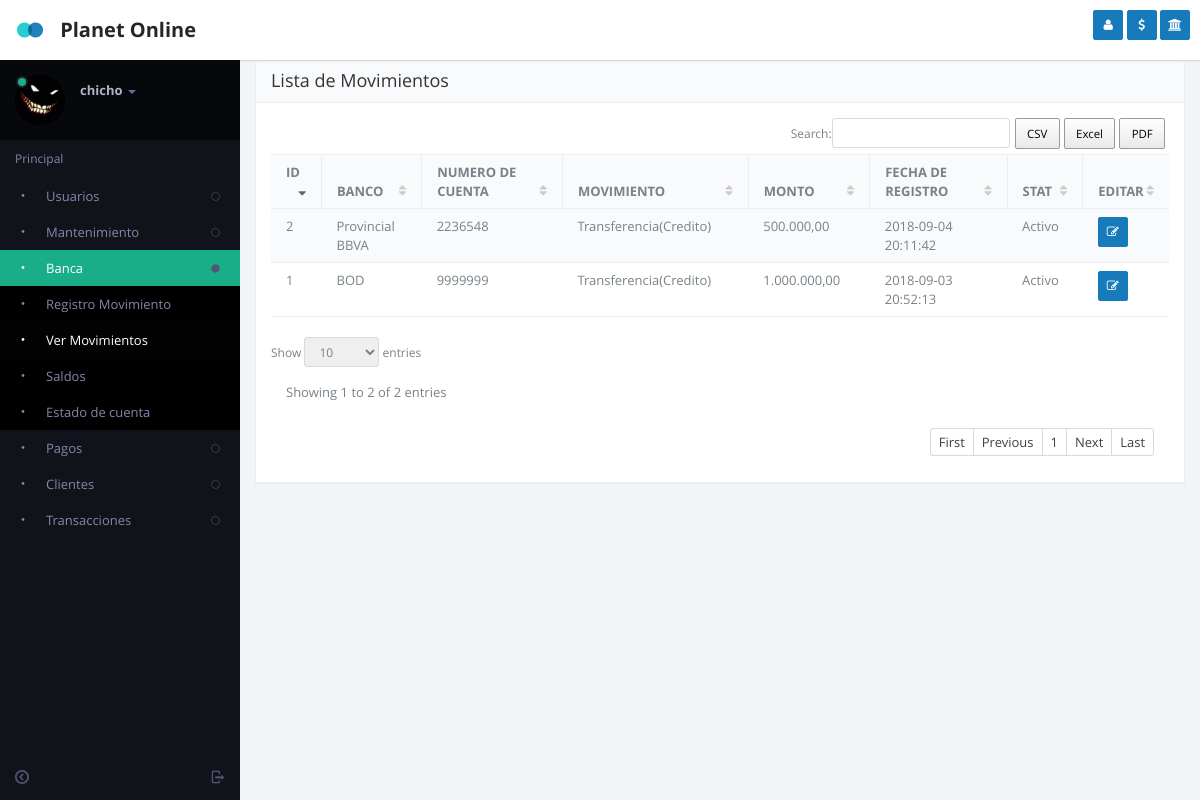
The page /mov_view.php (signed in) on the database as committed earlier.
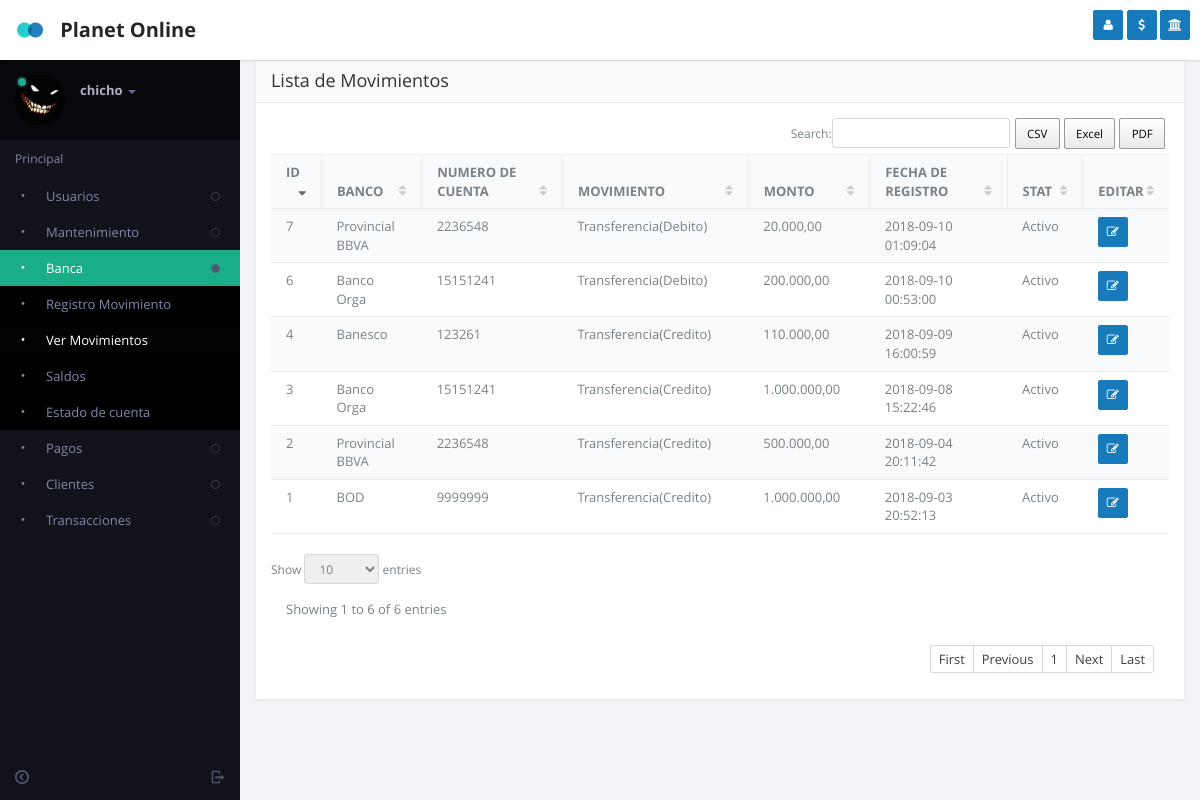
The same page on the database as committed later.
### tables this page shows
CREATE TABLE `users` (
  `id` int(11) NOT NULL,
  `user` varchar(50) NOT NULL,
  `name` varchar(50) NOT NULL,
  `last_name` varchar(50) NOT NULL,
  `id_roll_user` int(11) NOT NULL,
  `password` varchar(50) NOT NULL,
  `image` varchar(250) NOT NULL,
  `stat` int(11) NOT NULL,
  `location` int(11) NOT NULL,
  `create_date` datetime NOT NULL DEFAULT CURRENT_TIMESTAMP,
  `email` varchar(100) NOT NULL,
  `id_user_reg` int(11) NOT NULL,
  `credit` decimal(11,2) NOT NULL,
  `referred` int(11) NOT NULL
);

CREATE TABLE `mov_bank` (
  `id` int(11) NOT NULL,
  `id_bank` int(3) NOT NULL,
  `id_acount` int(4) NOT NULL,
  `type_mov` int(2) NOT NULL,
  `amount` decimal(11,2) NOT NULL,
  `descriptions` varchar(250) NOT NULL,
  `image` varchar(50) NOT NULL,
  `stat` int(2) NOT NULL,
  `id_user_reg` int(4) NOT NULL,
  `data_time` datetime NOT NULL,
  `amount_sales` decimal(11,2) NOT NULL,
  `price_for_dollar` decimal(11,2) NOT NULL,
  `price_sales` decimal(11,2) NOT NULL,
  `id_transaction` int(6) NOT NULL,
  `id_transaction_child` int(8) NOT NULL,
  `id_user` int(4) NOT NULL,
  `id_customer` int(4) NOT NULL
);

CREATE TABLE `bank` (
  `id` int(11) NOT NULL,
  `name` varchar(50) NOT NULL,
  `stat` int(11) NOT NULL,
  `id_user_reg` int(11) NOT NULL,
  `data_time` datetime NOT NULL
);

CREATE TABLE `acount_bank` (
  `id` int(11) NOT NULL,
  `id_bank` int(11) NOT NULL,
  `number_acount` varchar(30) NOT NULL,
  `descriptions` varchar(250) NOT NULL,
  `stat` int(11) NOT NULL,
  `id_user_reg` int(11) NOT NULL,
  `data_time` datetime NOT NULL
);

CREATE TABLE `type_mov` (
  `id` int(11) NOT NULL,
  `name` varchar(30) NOT NULL,
  `stat` int(11) NOT NULL
);

### include/defs.php (called while the page is built, shortened)
<?php
	function MySQLQuery($query)
	{
		$success= mysql_db_query($GLOBALS["DB_DBName"], $query);
		return $success;
	}
	function GetRecord($strTable, $strCriteria)
	{
		$strQuery = "select * from $strTable ";
		if(!empty($strCriteria))
			$strQuery .= "where $strCriteria;";
		$nResult = MySQLQuery($strQuery);
		return mysql_fetch_array($nResult,MYSQL_ASSOC);
	}
	function GetRecords($sql)
	{
		$check=MySQLQuery($sql);
		$return=array();
		$i=0;
		while ($row = mysql_fetch_array($check))
		 {
			$return[$i]=$row;
			$i++;
		}
		return $return;
	}
?>

### mov_view.php (the view, shortened to what this page needs)
<?php
    $bankclass="class='active'";
    $viewMov="class='active'";
    include("include/defs.php");
    include("header.php");
      $where = "where (1=1) ";
      $arrUser = GetRecords("SELECT
                             mb.id,
                             ab.number_acount,
                             mb.data_time,
                             mb.stat,
                             tm.name,
                             b.name as name_bank,
                             mb.amount,
                             tm.name as type_mov
                             from mov_bank mb inner join bank b on mb.id_bank = b.id
                                              inner join acount_bank ab on mb.id_acount = ab.id
                                              inner join type_mov tm on mb.type_mov = tm.id
                             $where
                             order by ab.id");
?>
	<section id="content">
          <section class="vbox">
            <section class="scrollable padder">
              <section class="panel panel-default">
                <header class="panel-heading">
                          <span class="h4">Lista de Movimientos</span>
                </header>
                <div class="panel-body">
                    <div class="table-responsive">
                        <table class="table table-striped b-t b-light" data-ride="datatables">
                          <thead>
                            <tr>
                              <th>ID</th>
                              <th>BANCO</th>
                              <th>NUMERO DE CUENTA</th>
                              <th>MOVIMIENTO</th>
                              <th>MONTO</th>
                              <th>FECHA DE REGISTRO</th>
                              <th>STAT</th>
                              <th>EDITAR</th>
                            </tr>
                          </thead>
                          <tbody>
                          <?PHP
                            foreach ($arrUser as $key => $value) {
                              $status = ($value['stat'] == 1) ? 'Activo' : 'Inactivo';
                            ?>
                          <tr>
                              <td class="tbdata"> <?php echo $value['id']?> </td>
                              <td class="tbdata"> <?php echo $value['name_bank']?> </td>
                              <td class="tbdata"> <?php echo $value['number_acount']?> </td>
                              <td class="tbdata"> <?php echo $value['type_mov']?> </td>
                              <td class="tbdata"> <?php echo number_format($value['amount'], 2, ',', '.');?> </td>
                              <td class="tbdata"> <?php echo $value['data_time']?> </td>
                              <td class="tbdata"> <?php echo $status?> </td>
                              <td>
                                <a href="modal_edit_mov_bank.php?id=<?php echo $value['id']?>" title="Editar Cuenta" data-toggle="ajaxModal" class="btn btn-sm btn-icon btn-primary"><i class="fa fa-edit (alias)"></i></a>
                              </td>
                          </tr>
                          <?php
                          }
                          ?>
                          </tbody>
                        </table>
                    </div>
                </div>
              </section>
            </section>
        </section>
    </section>
<?php
	include("footer.php");
?>

### header.php (shortened to what this page needs)
<!DOCTYPE html>
<html lang="en" class="app">
<head>
  <link rel="stylesheet" href="css/bootstrap.css" type="text/css" />
  <link rel="stylesheet" href="css/animate.css" type="text/css" />
  <link rel="stylesheet" href="css/font-awesome.min.css" type="text/css" />
  <link rel="stylesheet" href="css/icon.css" type="text/css" />
  <link rel="stylesheet" href="css/font.css" type="text/css" />
  <link rel="stylesheet" href="css/app.css" type="text/css" />
  <link rel="stylesheet" href="js/chosen/chosen.css" type="text/css" />
  <link rel="stylesheet" href="js/datepicker/datepicker.css" type="text/css" />
  <link rel="stylesheet" href="js/datatables/datatables.css" type="text/css" />
  <link rel="stylesheet" href="js/datatables/buttons.dataTables.min.css" type="text/css" />
</head>
<body class="" >
  <section class="vbox">
    <header class="bg-white header header-md navbar navbar-fixed-top-xs box-shadow">
      <span style="position:absolute; right: 0px; margin: 10px;">
        <a href="modal-my-profile.php" title="Tasa diaria" data-toggle="ajaxModal" class="btn btn-sm btn-icon btn-primary"><i class="fa fa-user"></i></a>
        <a href="modal-taza-diaria.php" title="Tasa diaria" data-toggle="ajaxModal" class="btn btn-sm btn-icon btn-primary"><i class="fa fa-dollar"></i></a>
        <a href="modal-stat-bank.php" title="Bancos" data-toggle="ajaxModal" class="btn btn-sm btn-icon btn-primary"><i class="fa fa-bank"></i></a>
      </span>
      <div class="navbar-header aside-md dk">
        <a href="home.php" class="navbar-brand">
          <img src="images/logo.png" class="m-r-sm" alt="scale">
          <span class="hidden-nav-xs">Planet Online</span>
        </a>
      </div>
    </header>
    <section>
      <section class="hbox stretch">
      <?php
        if(isset($_SESSION['USER_ID']))
          include("left-nav.php"); ?>

### left-nav.php (shortened to what this page needs)
    <aside class="bg-black aside-md hidden-print hidden-xs" id="nav">
      <section class="vbox">
        <section class="w-f scrollable">
          <div class="slim-scroll" data-height="auto" data-disable-fade-out="true" data-distance="0" data-size="10px" data-railOpacity="0.2">
            <div class="clearfix wrapper dk nav-user hidden-xs">
              <div class="dropdown">
                <a href="#" class="dropdown-toggle" data-toggle="dropdown">
                  <span class="thumb avatar pull-left m-r">
                    <?php
                      $getuserDetail = GetRecord("users", "id =".$_SESSION['USER_ID']);
                      if(isset($getuserDetail['image']) && $getuserDetail['image'] != '')
                        $uimage = $getuserDetail['image'];
                      else
                        $uimage = "images/p0.jpg";
                    ?>
                    <img src="<?php echo $uimage;?>" class="dker" alt="...">
                    <i class="on md b-black"></i>
                  </span>
                  <span class="hidden-nav-xs clear">
                    <span class="block m-t-xs">
                      <strong class="font-bold text-lt"><?php echo $_SESSION['USER_NAME']?></strong>
                      <b class="caret"></b>
                    </span>
                  </span>
                </a>
              </div>
            </div>
            <nav class="nav-primary hidden-xs">
              <div class="text-muted text-sm hidden-nav-xs padder m-t-sm m-b-sm"><a href="main.php">Principal</a></div>
              <ul class="nav nav-main" data-ride="collapse">
                <?php if($_SESSION['USER_ROLE'] == 1) : ?>
                <li <?php if(isset($userclass)) echo $userclass;?>>
                  <a href="#" class="auto">
                    <span class="pull-right text-muted">
                      <i class="i i-circle-sm-o text"></i>
                    </span>
                    <i class="i i-dot"></i>
                    <span>Usuarios</span>
                  </a>
                </li>
                <li <?php if(isset($mantenimientoclass)) echo $mantenimientoclass;?>>
                  <a href="#" class="auto">
                    <span class="pull-right text-muted">
                      <i class="i i-circle-sm-o text"></i>
                    </span>
                    <i class="i i-dot"></i>
                    <span>Mantenimiento</span>
                  </a>
                </li>
                <li <?php if(isset($bankclass)) echo $bankclass;?>>
                  <a href="#" class="auto">
                    <span class="pull-right text-muted">
                      <i class="i i-circle-sm text-active"></i>
                    </span>
                    <i class="i i-dot"></i>
                    <span>Banca</span>
                  </a>
                  <ul class="nav dker">
                    <li <?php if(isset($addMov)) echo $addMov;?>>
                      <a href="register_mov_bank.php"><i class="i i-dot"></i>
                        <span>Registro Movimiento</span>
                      </a>
                    </li>
                  </ul>
                  <ul class="nav dker">
                    <li <?php if(isset($viewMov)) echo $viewMov;?>>
                      <a href="mov_view.php"><i class="i i-dot"></i>
                        <span>Ver Movimientos</span>
                      </a>
                    </li>
                  </ul>
                  <ul class="nav dker">
                    <li <?php if(isset($registerPay)) echo $registerPay;?>>
                      <a href="#"><i class="i i-dot"></i>
                        <span>Saldos</span>
                      </a>
                    </li>
                  </ul>
                  <ul class="nav dker">
                    <li <?php if(isset($registerPay)) echo $registerPay;?>>
                      <a href="#"><i class="i i-dot"></i>
                        <span>Estado de cuenta</span>
                      </a>
                    </li>
                  </ul>
                </li>
                <li <?php if(isset($pay)) echo $pay;?>>
                  <a href="#" class="auto">
                    <span class="pull-right text-muted">
                      <i class="i i-circle-sm-o text"></i>
                    </span>
                    <i class="i i-dot"></i>
                    <span>Pagos</span>
                  </a>
                </li>
                <?php endif;?>
                <li <?php if(isset($custclass)) echo $custclass;?>>
                  <a href="#" class="auto">
                    <span class="pull-right text-muted">
                      <i class="i i-circle-sm-o text"></i>
                    </span>
                    <i class="i i-dot"></i>
                    <span>Clientes</span>
                  </a>
                </li>
                <li <?php if(isset($transaction)) echo $transaction;?>>
                  <a href="#" class="auto">
                    <span class="pull-right text-muted">
                      <i class="i i-circle-sm-o text"></i>
                    </span>
                    <i class="i i-dot"></i>
                    <span>Transacciones</span>
                  </a>
                </li>
          </ul>
        </nav>
      </div>
    </section>
    <footer class="footer hidden-xs no-padder text-center-nav-xs">
      <a href="modal.lockme.html" data-toggle="ajaxModal" class="btn btn-icon icon-muted btn-inactive pull-right m-l-xs m-r-xs hidden-nav-xs">
        <i class="i i-logout"></i>
      </a>
      <a href="#nav" data-toggle="class:nav-xs" class="btn btn-icon icon-muted btn-inactive m-l-xs m-r-xs">
        <i class="i i-circleleft text"></i>
      </a>
    </footer>
  </section>
</aside>

### footer.php (shortened to what this page needs)
      </section>
    </section>
  </section>
</body>
</html>

### js/datatables/datatables.css (style rules this page uses)
.dataTables_wrapper .table { border: 1px solid #eee; border-width: 1px 0; }
.dataTables_wrapper th { cursor: pointer; outline: 0; }
.dataTables_wrapper th:after { font-family: FontAwesome; color: #666; position: relative; font-weight: normal; float: right; }
.dataTables_wrapper .sorting:after { content: "\f0dc"; color: #ccc; }
.dataTables_wrapper .sorting_desc:after { content: "\f0dd"; }

Rows that differ between the two databases and show on the page:
added mov_bank: id "7", id_bank.name "Provincial BBVA", acount_bank.number_acount "2236548", type_mov.name "Transferencia(Debito)", amount "20.000,00", data_time "2018-09-10 01:09:04", stat "Activo"
added mov_bank: id "3", id_bank.name "Banco Orga", acount_bank.number_acount "15151241", type_mov.name "Transferencia(Credito)", amount "1.000.000,00", data_time "2018-09-08 15:22:46", stat "Activo"
added mov_bank: id "6", id_bank.name "Banco Orga", acount_bank.number_acount "15151241", type_mov.name "Transferencia(Debito)", amount "200.000,00", data_time "2018-09-10 00:53:00", stat "Activo"
added mov_bank: id "4", id_bank.name "Banesco", acount_bank.number_acount "123261", type_mov.name "Transferencia(Credito)", amount "110.000,00", data_time "2018-09-09 16:00:59", stat "Activo"
Other text that changed with them:
text written by a page script: "CSV Excel PDF Search: Show entries Showing 1 to 2 of 2 entries First Previous 1 Next Last" → "CSV Excel PDF Search: Show entries Showing 1 to 6 of 6 entries First Previous 1 Next Last"
